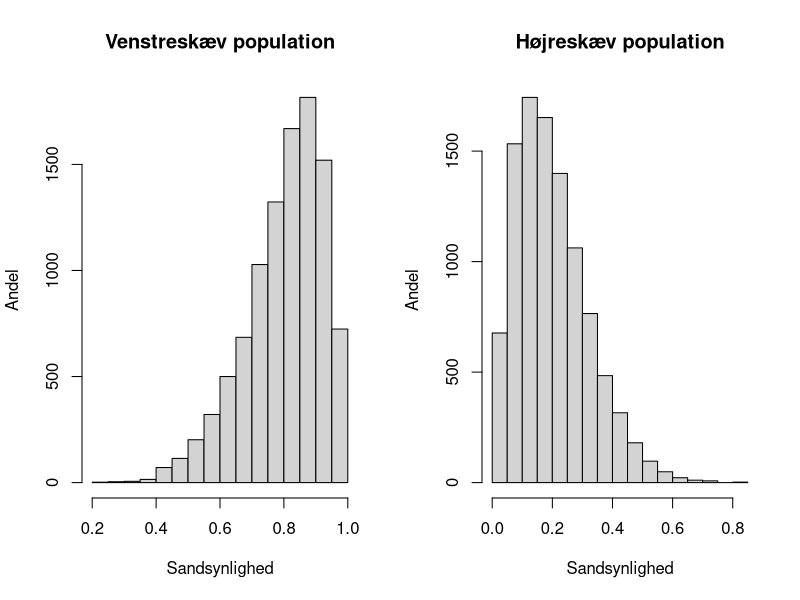
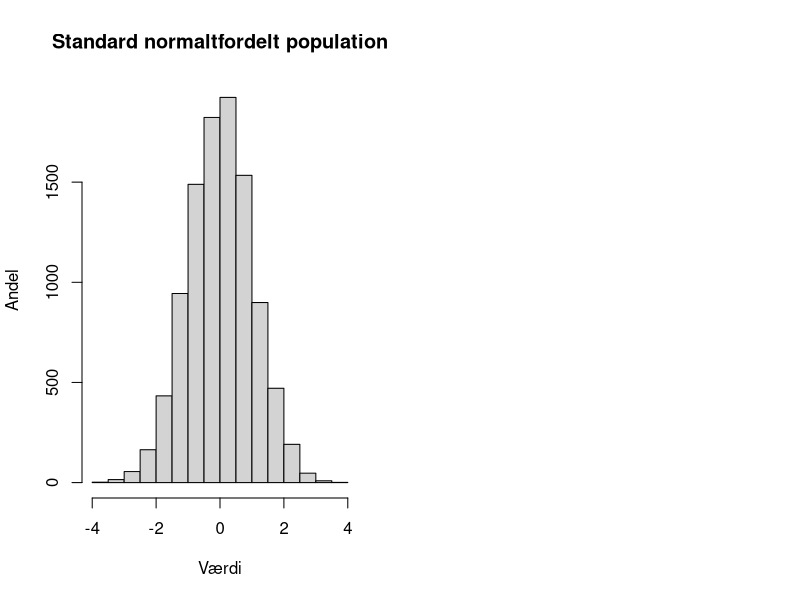

Generate these figures, in order, with R:
## ---- chunk 1
set.seed(1)

n <- 10000

pop_vs <- rbeta(n, 8, 2) # Venstreskæv population
pop_hs <- rbeta(n, 2, 8) # Højreskæv population
## ---- chunk 2
par(mfrow=c(1,2))
hist(pop_vs, main = "Venstreskæv population", ylab = "Andel", xlab = "Sandsynlighed")
hist(pop_hs, main = "Højreskæv population", ylab = "Andel", xlab = "Sandsynlighed")
## ---- chunk 3
pop_z <- rnorm(n) # Standard normaltfordelt population
## ---- chunk 4
hist(pop_z, main = "Standard normaltfordelt population", ylab = "Andel", xlab = "Værdi")
